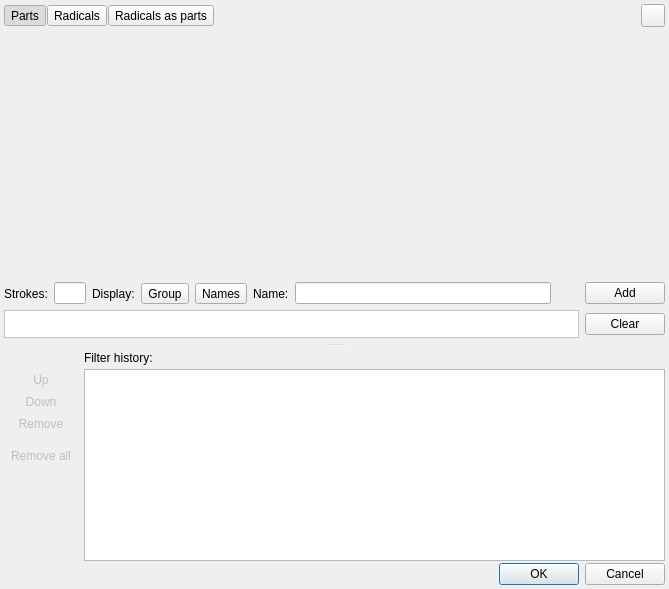
<?xml version="1.0" encoding="UTF-8"?>
<ui version="4.0">
 <class>RadicalForm</class>
 <widget class="QMainWindow" name="RadicalForm">
  <property name="geometry">
   <rect>
    <x>0</x>
    <y>0</y>
    <width>669</width>
    <height>589</height>
   </rect>
  </property>
  <property name="windowTitle">
   <string>zkanji - Kanji parts and radicals</string>
  </property>
  <widget class="QWidget" name="centralwidget">
   <layout class="QVBoxLayout" name="verticalLayout_3">
    <property name="spacing">
     <number>2</number>
    </property>
    <property name="leftMargin">
     <number>4</number>
    </property>
    <property name="topMargin">
     <number>4</number>
    </property>
    <property name="rightMargin">
     <number>4</number>
    </property>
    <property name="bottomMargin">
     <number>4</number>
    </property>
    <item>
     <widget class="QSplitter" name="splitter">
      <property name="orientation">
       <enum>Qt::Vertical</enum>
      </property>
      <property name="childrenCollapsible">
       <bool>false</bool>
      </property>
      <widget class="QWidget" name="gridWidget" native="true">
       <property name="sizePolicy">
        <sizepolicy hsizetype="Preferred" vsizetype="Preferred">
         <horstretch>0</horstretch>
         <verstretch>1</verstretch>
        </sizepolicy>
       </property>
       <layout class="QVBoxLayout" name="verticalLayout">
        <property name="spacing">
         <number>2</number>
        </property>
        <property name="leftMargin">
         <number>0</number>
        </property>
        <property name="topMargin">
         <number>0</number>
        </property>
        <property name="rightMargin">
         <number>0</number>
        </property>
        <property name="bottomMargin">
         <number>4</number>
        </property>
        <item>
         <widget class="QWidget" name="widget_2" native="true">
          <layout class="QHBoxLayout" name="horizontalLayout">
           <property name="spacing">
            <number>1</number>
           </property>
           <property name="leftMargin">
            <number>0</number>
           </property>
           <property name="topMargin">
            <number>0</number>
           </property>
           <property name="rightMargin">
            <number>0</number>
           </property>
           <property name="bottomMargin">
            <number>0</number>
           </property>
           <item>
            <widget class="QToolButton" name="mode1Button">
             <property name="toolTip">
              <string>List of common kanji parts</string>
             </property>
             <property name="text">
              <string>Parts</string>
             </property>
             <property name="checkable">
              <bool>true</bool>
             </property>
             <property name="checked">
              <bool>true</bool>
             </property>
             <property name="autoExclusive">
              <bool>true</bool>
             </property>
             <property name="toolButtonStyle">
              <enum>Qt::ToolButtonTextOnly</enum>
             </property>
             <property name="autoRaise">
              <bool>false</bool>
             </property>
            </widget>
           </item>
           <item>
            <widget class="QToolButton" name="mode2Button">
             <property name="toolTip">
              <string>List of kanji dictionary radicals</string>
             </property>
             <property name="text">
              <string>Radicals</string>
             </property>
             <property name="checkable">
              <bool>true</bool>
             </property>
             <property name="autoExclusive">
              <bool>true</bool>
             </property>
             <property name="toolButtonStyle">
              <enum>Qt::ToolButtonTextOnly</enum>
             </property>
             <property name="autoRaise">
              <bool>false</bool>
             </property>
            </widget>
           </item>
           <item>
            <widget class="QToolButton" name="mode3Button">
             <property name="toolTip">
              <string>List of kanji parts and radicals depending on their position</string>
             </property>
             <property name="text">
              <string>Radicals as parts</string>
             </property>
             <property name="checkable">
              <bool>true</bool>
             </property>
             <property name="autoExclusive">
              <bool>true</bool>
             </property>
             <property name="toolButtonStyle">
              <enum>Qt::ToolButtonTextOnly</enum>
             </property>
             <property name="autoRaise">
              <bool>false</bool>
             </property>
            </widget>
           </item>
           <item>
            <spacer name="horizontalSpacer">
             <property name="orientation">
              <enum>Qt::Horizontal</enum>
             </property>
             <property name="sizeHint" stdset="0">
              <size>
               <width>40</width>
               <height>20</height>
              </size>
             </property>
            </spacer>
           </item>
           <item>
            <widget class="QToolButton" name="prevSelButton">
             <property name="text">
              <string notr="true"/>
             </property>
            </widget>
           </item>
          </layout>
         </widget>
        </item>
        <item>
         <widget class="ZRadicalGrid" name="radicalGrid" native="true">
          <property name="sizePolicy">
           <sizepolicy hsizetype="Preferred" vsizetype="MinimumExpanding">
            <horstretch>0</horstretch>
            <verstretch>0</verstretch>
           </sizepolicy>
          </property>
         </widget>
        </item>
        <item>
         <widget class="QWidget" name="widget" native="true">
          <layout class="QHBoxLayout" name="horizontalLayout_2">
           <property name="leftMargin">
            <number>0</number>
           </property>
           <property name="topMargin">
            <number>1</number>
           </property>
           <property name="rightMargin">
            <number>0</number>
           </property>
           <property name="bottomMargin">
            <number>1</number>
           </property>
           <item>
            <widget class="QLabel" name="label_2">
             <property name="text">
              <string>Strokes:</string>
             </property>
            </widget>
           </item>
           <item>
            <widget class="ZLineEdit" name="strokeEdit">
             <property name="maximumSize">
              <size>
               <width>32</width>
               <height>16777215</height>
              </size>
             </property>
             <property name="toolTip">
              <string>Number of strokes in listed radicals. Ranges are allowed. i.e.: 2-4</string>
             </property>
            </widget>
           </item>
           <item>
            <widget class="QLabel" name="label_4">
             <property name="text">
              <string>Display:</string>
             </property>
            </widget>
           </item>
           <item>
            <widget class="QToolButton" name="groupButton">
             <property name="toolTip">
              <string>Group positions of the same radical</string>
             </property>
             <property name="text">
              <string>Group</string>
             </property>
             <property name="checkable">
              <bool>true</bool>
             </property>
             <property name="autoRaise">
              <bool>false</bool>
             </property>
            </widget>
           </item>
           <item>
            <widget class="QToolButton" name="namesButton">
             <property name="toolTip">
              <string>Show radical names</string>
             </property>
             <property name="text">
              <string>Names</string>
             </property>
             <property name="checkable">
              <bool>true</bool>
             </property>
             <property name="autoRaise">
              <bool>false</bool>
             </property>
            </widget>
           </item>
           <item>
            <widget class="QLabel" name="label">
             <property name="text">
              <string>Name:</string>
             </property>
            </widget>
           </item>
           <item>
            <layout class="QHBoxLayout" name="horizontalLayout_5">
             <property name="spacing">
              <number>2</number>
             </property>
             <item>
              <widget class="ZKanaLineEdit" name="searchEdit"/>
             </item>
             <item>
              <widget class="QToolButton" name="anyAfterButton">
               <property name="toolTip">
                <string>Allow incomplete search</string>
               </property>
               <property name="text">
                <string/>
               </property>
               <property name="icon">
                <iconset resource="../Resources/resources.qrc">
                 <normaloff>:/anyend.svg</normaloff>:/anyend.svg</iconset>
               </property>
               <property name="iconSize">
                <size>
                 <width>18</width>
                 <height>18</height>
                </size>
               </property>
               <property name="checkable">
                <bool>true</bool>
               </property>
               <property name="autoRaise">
                <bool>true</bool>
               </property>
              </widget>
             </item>
            </layout>
           </item>
           <item>
            <widget class="QPushButton" name="addButton">
             <property name="sizePolicy">
              <sizepolicy hsizetype="Fixed" vsizetype="Fixed">
               <horstretch>0</horstretch>
               <verstretch>0</verstretch>
              </sizepolicy>
             </property>
             <property name="toolTip">
              <string>Finalize current selection</string>
             </property>
             <property name="text">
              <string>Add</string>
             </property>
            </widget>
           </item>
          </layout>
         </widget>
        </item>
        <item>
         <widget class="QWidget" name="widget_3" native="true">
          <layout class="QHBoxLayout" name="horizontalLayout_3">
           <property name="leftMargin">
            <number>0</number>
           </property>
           <property name="topMargin">
            <number>1</number>
           </property>
           <property name="rightMargin">
            <number>0</number>
           </property>
           <property name="bottomMargin">
            <number>1</number>
           </property>
           <item>
            <widget class="QFrame" name="frame">
             <property name="sizePolicy">
              <sizepolicy hsizetype="Minimum" vsizetype="Preferred">
               <horstretch>0</horstretch>
               <verstretch>0</verstretch>
              </sizepolicy>
             </property>
             <property name="styleSheet">
              <string notr="true">QFrame {
	background: palette(base);
}</string>
             </property>
             <property name="frameShape">
              <enum>QFrame::StyledPanel</enum>
             </property>
             <property name="frameShadow">
              <enum>QFrame::Plain</enum>
             </property>
             <layout class="QHBoxLayout" name="horizontalLayout_4">
              <property name="leftMargin">
               <number>8</number>
              </property>
              <property name="topMargin">
               <number>2</number>
              </property>
              <property name="rightMargin">
               <number>8</number>
              </property>
              <property name="bottomMargin">
               <number>2</number>
              </property>
              <item>
               <widget class="QLabel" name="selectionLabel">
                <property name="font">
                 <font>
                  <pointsize>14</pointsize>
                 </font>
                </property>
                <property name="text">
                 <string/>
                </property>
               </widget>
              </item>
             </layout>
            </widget>
           </item>
           <item>
            <widget class="QPushButton" name="clearButton">
             <property name="sizePolicy">
              <sizepolicy hsizetype="Fixed" vsizetype="Fixed">
               <horstretch>0</horstretch>
               <verstretch>0</verstretch>
              </sizepolicy>
             </property>
             <property name="toolTip">
              <string>Clear previous and current selections</string>
             </property>
             <property name="text">
              <string>Clear</string>
             </property>
            </widget>
           </item>
          </layout>
         </widget>
        </item>
       </layout>
      </widget>
      <widget class="QWidget" name="expandWidget" native="true">
       <property name="sizePolicy">
        <sizepolicy hsizetype="Preferred" vsizetype="Expanding">
         <horstretch>0</horstretch>
         <verstretch>0</verstretch>
        </sizepolicy>
       </property>
       <layout class="QGridLayout" name="gridLayout">
        <property name="leftMargin">
         <number>0</number>
        </property>
        <property name="topMargin">
         <number>4</number>
        </property>
        <property name="rightMargin">
         <number>0</number>
        </property>
        <property name="bottomMargin">
         <number>0</number>
        </property>
        <property name="verticalSpacing">
         <number>4</number>
        </property>
        <item row="1" column="1">
         <widget class="QListWidget" name="radsList">
          <property name="editTriggers">
           <set>QAbstractItemView::NoEditTriggers</set>
          </property>
          <property name="selectionBehavior">
           <enum>QAbstractItemView::SelectRows</enum>
          </property>
          <property name="horizontalScrollMode">
           <enum>QAbstractItemView::ScrollPerPixel</enum>
          </property>
         </widget>
        </item>
        <item row="1" column="0">
         <widget class="QWidget" name="radsButtons" native="true">
          <property name="sizePolicy">
           <sizepolicy hsizetype="Preferred" vsizetype="Expanding">
            <horstretch>0</horstretch>
            <verstretch>0</verstretch>
           </sizepolicy>
          </property>
          <layout class="QVBoxLayout" name="verticalLayout_2">
           <property name="spacing">
            <number>1</number>
           </property>
           <property name="leftMargin">
            <number>0</number>
           </property>
           <property name="topMargin">
            <number>0</number>
           </property>
           <property name="rightMargin">
            <number>0</number>
           </property>
           <property name="bottomMargin">
            <number>0</number>
           </property>
           <item>
            <widget class="QToolButton" name="radsUpButton">
             <property name="enabled">
              <bool>false</bool>
             </property>
             <property name="sizePolicy">
              <sizepolicy hsizetype="Minimum" vsizetype="Fixed">
               <horstretch>0</horstretch>
               <verstretch>0</verstretch>
              </sizepolicy>
             </property>
             <property name="toolTip">
              <string>Move filter up</string>
             </property>
             <property name="text">
              <string>Up</string>
             </property>
             <property name="icon">
              <iconset resource="../Resources/resources.qrc">
               <normaloff>:/upmark.svg</normaloff>:/upmark.svg</iconset>
             </property>
             <property name="iconSize">
              <size>
               <width>18</width>
               <height>18</height>
              </size>
             </property>
             <property name="autoRaise">
              <bool>true</bool>
             </property>
            </widget>
           </item>
           <item>
            <widget class="QToolButton" name="radsDownButton">
             <property name="enabled">
              <bool>false</bool>
             </property>
             <property name="sizePolicy">
              <sizepolicy hsizetype="Minimum" vsizetype="Fixed">
               <horstretch>0</horstretch>
               <verstretch>0</verstretch>
              </sizepolicy>
             </property>
             <property name="toolTip">
              <string>Move filter down</string>
             </property>
             <property name="text">
              <string>Down</string>
             </property>
             <property name="icon">
              <iconset resource="../Resources/resources.qrc">
               <normaloff>:/downmark.svg</normaloff>:/downmark.svg</iconset>
             </property>
             <property name="iconSize">
              <size>
               <width>18</width>
               <height>18</height>
              </size>
             </property>
             <property name="autoRaise">
              <bool>true</bool>
             </property>
            </widget>
           </item>
           <item>
            <widget class="QToolButton" name="radsRemoveButton">
             <property name="enabled">
              <bool>false</bool>
             </property>
             <property name="sizePolicy">
              <sizepolicy hsizetype="Minimum" vsizetype="Fixed">
               <horstretch>0</horstretch>
               <verstretch>0</verstretch>
              </sizepolicy>
             </property>
             <property name="toolTip">
              <string>Remove selected filter</string>
             </property>
             <property name="text">
              <string>Remove</string>
             </property>
             <property name="icon">
              <iconset resource="../Resources/resources.qrc">
               <normaloff>:/delmark.svg</normaloff>:/delmark.svg</iconset>
             </property>
             <property name="iconSize">
              <size>
               <width>18</width>
               <height>18</height>
              </size>
             </property>
             <property name="autoRaise">
              <bool>true</bool>
             </property>
            </widget>
           </item>
           <item>
            <spacer name="verticalSpacer">
             <property name="orientation">
              <enum>Qt::Vertical</enum>
             </property>
             <property name="sizeType">
              <enum>QSizePolicy::Fixed</enum>
             </property>
             <property name="sizeHint" stdset="0">
              <size>
               <width>1</width>
               <height>10</height>
              </size>
             </property>
            </spacer>
           </item>
           <item>
            <widget class="QToolButton" name="radsClearButton">
             <property name="enabled">
              <bool>false</bool>
             </property>
             <property name="sizePolicy">
              <sizepolicy hsizetype="Minimum" vsizetype="Fixed">
               <horstretch>0</horstretch>
               <verstretch>0</verstretch>
              </sizepolicy>
             </property>
             <property name="toolTip">
              <string>Clear filter history</string>
             </property>
             <property name="text">
              <string>Remove all</string>
             </property>
             <property name="icon">
              <iconset resource="../Resources/resources.qrc">
               <normaloff>:/xmark.svg</normaloff>:/xmark.svg</iconset>
             </property>
             <property name="iconSize">
              <size>
               <width>18</width>
               <height>18</height>
              </size>
             </property>
             <property name="autoRaise">
              <bool>true</bool>
             </property>
            </widget>
           </item>
           <item>
            <spacer name="verticalSpacer_2">
             <property name="orientation">
              <enum>Qt::Vertical</enum>
             </property>
             <property name="sizeHint" stdset="0">
              <size>
               <width>20</width>
               <height>40</height>
              </size>
             </property>
            </spacer>
           </item>
          </layout>
         </widget>
        </item>
        <item row="0" column="1">
         <widget class="QLabel" name="label_3">
          <property name="sizePolicy">
           <sizepolicy hsizetype="Expanding" vsizetype="Fixed">
            <horstretch>0</horstretch>
            <verstretch>0</verstretch>
           </sizepolicy>
          </property>
          <property name="text">
           <string>Filter history:</string>
          </property>
         </widget>
        </item>
       </layout>
      </widget>
     </widget>
    </item>
    <item>
     <widget class="QWidget" name="widget_4" native="true">
      <layout class="QHBoxLayout" name="horizontalLayout_6">
       <property name="spacing">
        <number>0</number>
       </property>
       <property name="leftMargin">
        <number>0</number>
       </property>
       <property name="topMargin">
        <number>0</number>
       </property>
       <property name="rightMargin">
        <number>0</number>
       </property>
       <property name="bottomMargin">
        <number>0</number>
       </property>
       <item>
        <widget class="QDialogButtonBox" name="buttonBox">
         <property name="standardButtons">
          <set>QDialogButtonBox::Cancel|QDialogButtonBox::Ok</set>
         </property>
        </widget>
       </item>
      </layout>
     </widget>
    </item>
   </layout>
  </widget>
 </widget>
 <customwidgets>
  <customwidget>
   <class>ZLineEdit</class>
   <extends>QLineEdit</extends>
   <header>zlineedit.h</header>
  </customwidget>
  <customwidget>
   <class>ZKanaLineEdit</class>
   <extends>QLineEdit</extends>
   <header>zkanalineedit.h</header>
  </customwidget>
  <customwidget>
   <class>ZRadicalGrid</class>
   <extends>QWidget</extends>
   <header>zradicalgrid.h</header>
   <container>1</container>
  </customwidget>
 </customwidgets>
 <tabstops>
  <tabstop>mode1Button</tabstop>
  <tabstop>mode2Button</tabstop>
  <tabstop>mode3Button</tabstop>
  <tabstop>strokeEdit</tabstop>
  <tabstop>groupButton</tabstop>
  <tabstop>namesButton</tabstop>
  <tabstop>searchEdit</tabstop>
  <tabstop>anyAfterButton</tabstop>
  <tabstop>addButton</tabstop>
  <tabstop>clearButton</tabstop>
  <tabstop>radsUpButton</tabstop>
  <tabstop>radsDownButton</tabstop>
  <tabstop>radsRemoveButton</tabstop>
  <tabstop>radsClearButton</tabstop>
  <tabstop>radsList</tabstop>
 </tabstops>
 <resources>
  <include location="Resources/resources.qrc"/>
 </resources>
 <connections/>
</ui>
